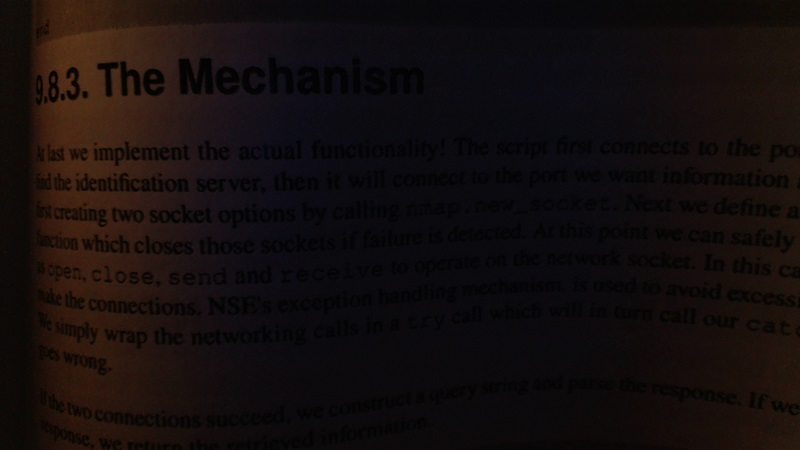
#> input picture bookpage.jpg, 800 x 450 px
$ python thresholding.py
#> lines starting #> are read from the running program, lines starting #| are printed output that depends on the picture; after the words box and inside, x2 and y2 are one past the last pixel; in counts of white or black regions, pixels touching at a corner belong together
import numpy as np
import cv2

img = cv2.imread('bookpage.jpg')
#> img is the input picture: shape (450, 800, 3); mean B, G, R 13.4, 13.6, 20.3

retval, colored = cv2.threshold(img, 10, 255, cv2.THRESH_BINARY)
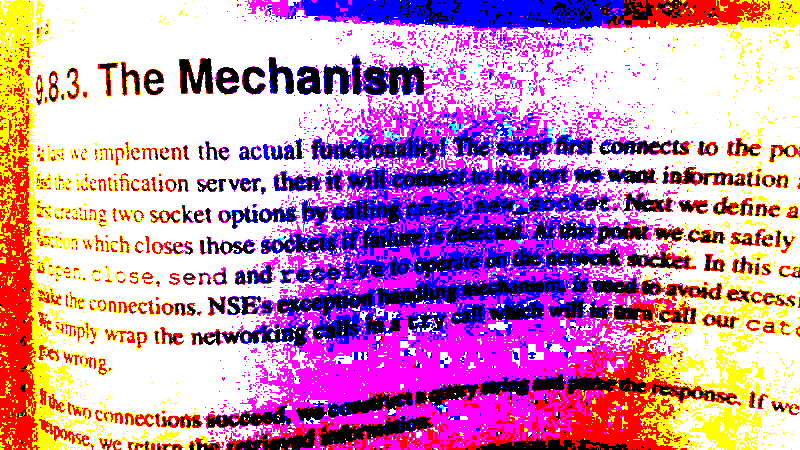
#> colored: shape (450, 800, 3); mean B, G, R 185.6, 143.5, 204.9

grayscaled = cv2.cvtColor(img, cv2.COLOR_BGR2GRAY)
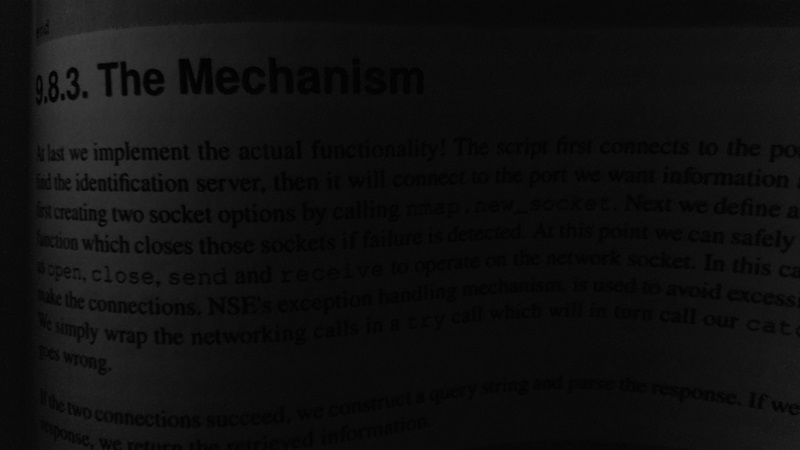
#> grayscaled: shape (450, 800); min 0, max 64, mean 15.6
retval , thres_gray = cv2.threshold(grayscaled, 9, 255, cv2.THRESH_BINARY)
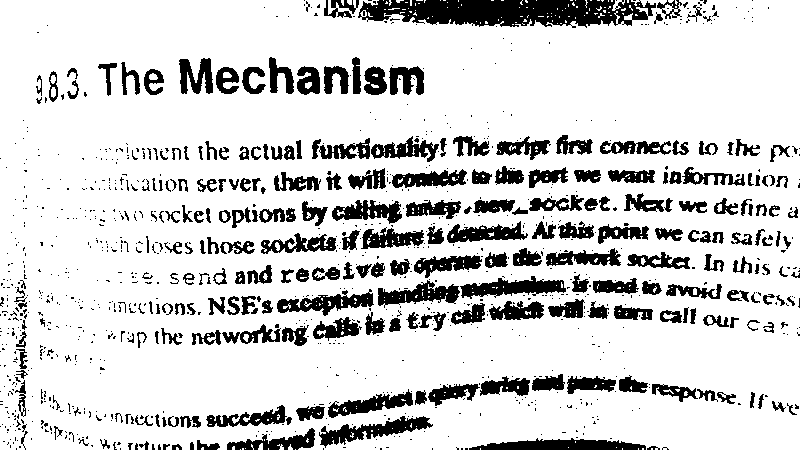
#> thres_gray: shape (450, 800); 82.8% white; 1099 black regions (843 under 20 px), largest, box (x1, y1, x2, y2) and area: (358, 0, 656, 28) 5975, (469, 438, 646, 450) 1436, (319, 416, 433, 448) 1354

thres_adaptive_mean = cv2.adaptiveThreshold(grayscaled, 255, cv2.ADAPTIVE_THRESH_MEAN_C, cv2.THRESH_BINARY, 25, 1)
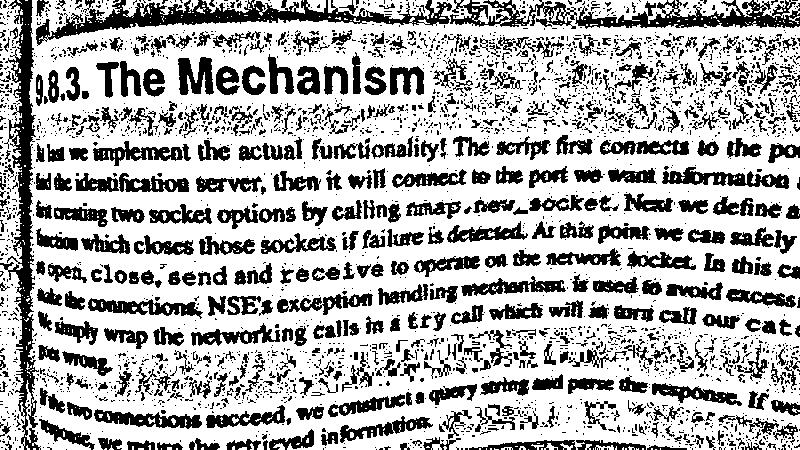
#> thres_adaptive_mean: shape (450, 800); 69.1% white; 2941 black regions (2403 under 20 px), largest, box (x1, y1, x2, y2) and area: (0, 0, 41, 450) 5678, (36, 0, 452, 46) 5437, (575, 0, 800, 29) 2945
thres_adaptive_gaussian = cv2.adaptiveThreshold(grayscaled, 255, cv2.ADAPTIVE_THRESH_GAUSSIAN_C, cv2.THRESH_BINARY, 25, 1) #Great Results
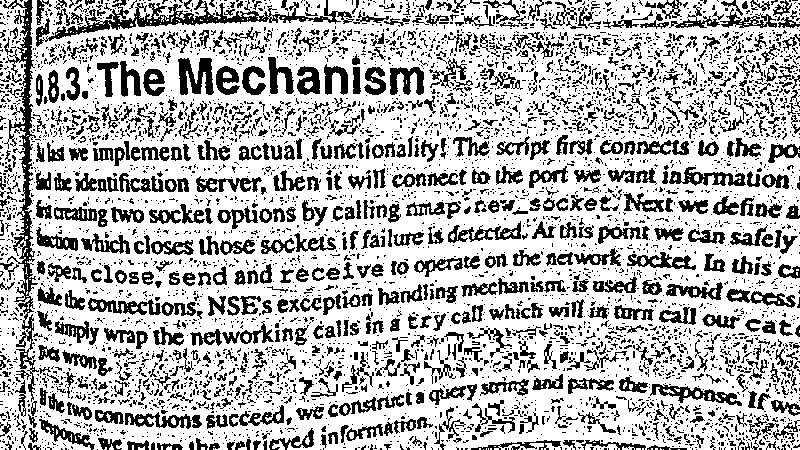
#> thres_adaptive_gaussian: shape (450, 800); 71% white; 4995 black regions (4160 under 20 px), largest, box (x1, y1, x2, y2) and area: (3, 0, 39, 402) 3355, (36, 0, 354, 47) 2983, (178, 58, 214, 95) 861

retval2,threshold_otsu = cv2.threshold(grayscaled,125,255,cv2.THRESH_BINARY+cv2.THRESH_OTSU)
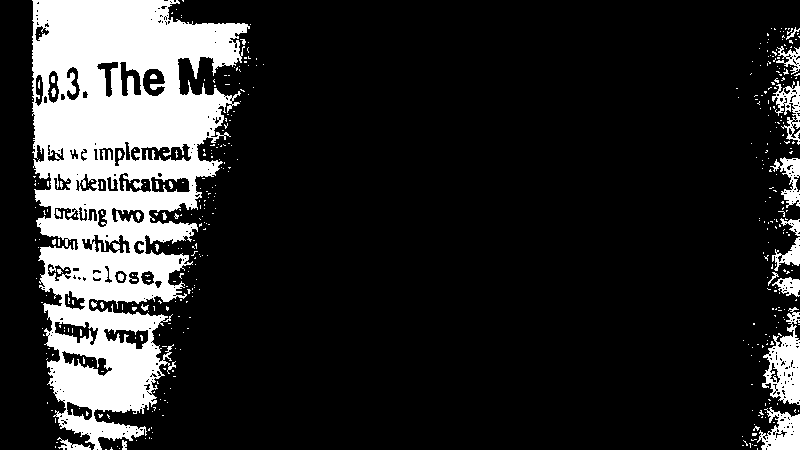
#> threshold_otsu: shape (450, 800); 16.5% white; 428 white regions (399 under 20 px), largest, box (x1, y1, x2, y2) and area: (32, 0, 250, 450) 51813, (762, 307, 800, 405) 1926, (757, 407, 800, 450) 1111
#> retval2 = 22

cv2.imshow('original', img)
# [4 lines of commented-out code are left out]
cv2.imshow('adaptive_gaussian', thres_adaptive_gaussian)
# cv2.imshow('otsu_threshold', threshold_otsu)

cv2.waitKey(0)
cv2.destroyAllWindows()
